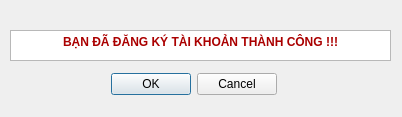
<?xml version="1.0" encoding="UTF-8"?>
<ui version="4.0">
 <class>check_signup</class>
 <widget class="QDialog" name="check_signup">
  <property name="geometry">
   <rect>
    <x>0</x>
    <y>0</y>
    <width>402</width>
    <height>117</height>
   </rect>
  </property>
  <property name="windowTitle">
   <string>Dialog</string>
  </property>
  <widget class="QDialogButtonBox" name="exit_button">
   <property name="geometry">
    <rect>
     <x>110</x>
     <y>70</y>
     <width>167</width>
     <height>29</height>
    </rect>
   </property>
   <property name="orientation">
    <enum>Qt::Horizontal</enum>
   </property>
   <property name="standardButtons">
    <set>QDialogButtonBox::Cancel|QDialogButtonBox::Ok</set>
   </property>
  </widget>
  <widget class="QTextBrowser" name="info">
   <property name="geometry">
    <rect>
     <x>10</x>
     <y>30</y>
     <width>381</width>
     <height>31</height>
    </rect>
   </property>
   <property name="styleSheet">
    <string notr="true">color: rgb(170, 0, 0);
font: 700 9pt &quot;Segoe UI&quot;;</string>
   </property>
   <property name="html">
    <string>&lt;!DOCTYPE HTML PUBLIC &quot;-//W3C//DTD HTML 4.0//EN&quot; &quot;http://www.w3.org/TR/REC-html40/strict.dtd&quot;&gt;
&lt;html&gt;&lt;head&gt;&lt;meta name=&quot;qrichtext&quot; content=&quot;1&quot; /&gt;&lt;meta charset=&quot;utf-8&quot; /&gt;&lt;style type=&quot;text/css&quot;&gt;
p, li { white-space: pre-wrap; }
hr { height: 1px; border-width: 0; }
li.unchecked::marker { content: &quot;\2610&quot;; }
li.checked::marker { content: &quot;\2612&quot;; }
&lt;/style&gt;&lt;/head&gt;&lt;body style=&quot; font-family:'Segoe UI'; font-size:9pt; font-weight:700; font-style:normal;&quot;&gt;
&lt;p align=&quot;center&quot; style=&quot; margin-top:0px; margin-bottom:0px; margin-left:0px; margin-right:0px; -qt-block-indent:0; text-indent:0px;&quot;&gt;BẠN ĐÃ ĐĂNG KÝ TÀI KHOẢN THÀNH CÔNG !!!&lt;/p&gt;&lt;/body&gt;&lt;/html&gt;</string>
   </property>
  </widget>
 </widget>
 <resources/>
 <connections>
  <connection>
   <sender>exit_button</sender>
   <signal>accepted()</signal>
   <receiver>check_signup</receiver>
   <slot>accept()</slot>
   <hints>
    <hint type="sourcelabel">
     <x>248</x>
     <y>254</y>
    </hint>
    <hint type="destinationlabel">
     <x>157</x>
     <y>274</y>
    </hint>
   </hints>
  </connection>
  <connection>
   <sender>exit_button</sender>
   <signal>rejected()</signal>
   <receiver>check_signup</receiver>
   <slot>reject()</slot>
   <hints>
    <hint type="sourcelabel">
     <x>316</x>
     <y>260</y>
    </hint>
    <hint type="destinationlabel">
     <x>286</x>
     <y>274</y>
    </hint>
   </hints>
  </connection>
 </connections>
</ui>
